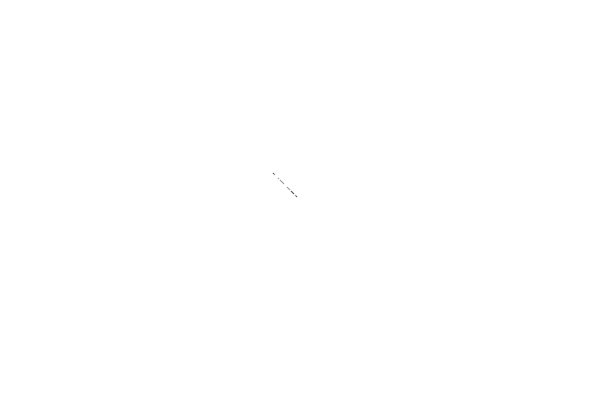
Frame 1 (no input)
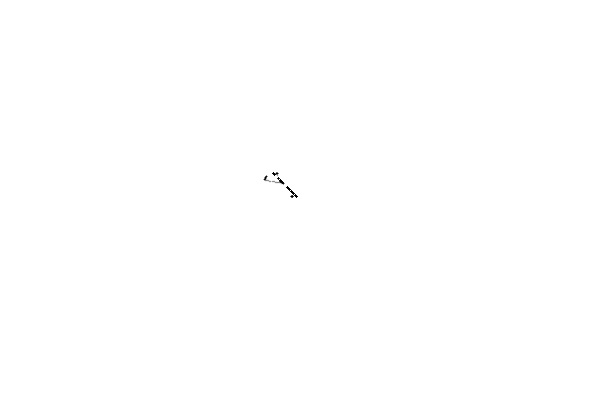
Frame 60 (the mouse pressed at the canvas centre just before this capture)
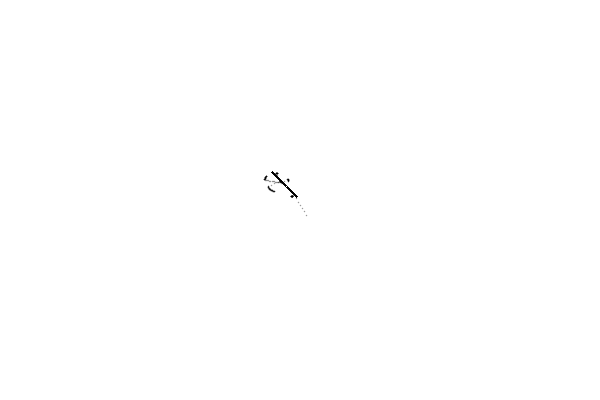
Frame 120 (the mouse held since frame 60 and released just before this capture)

The Processing sketch that drew these frames (run headless with seeded random() and noise(); from frame 60 on, the mouse is pressed at the canvas centre):

// Processing sketch: processing_57677
// ── processing_57677.pde

int num=20;
PDrawing[] pd=new PDrawing[num];

void setup() {
  size(600, 400);
  background(255);
  smooth();
  stroke(0, 100);
  strokeWeight(1.5);
  for (int i=0; i<num; i++) {
    pd[i]=new PDrawing(0, 0, random(-2, 2), random(-2, 2), 
    random(360), random(-2, 2), random(2, 30));
  }
}

void draw() {
  translate(width/2, height/2);
  for (int i=0; i<num; i++) {
    pd[i].update();
    pd[i].display();
  }
}

void mousePressed() {
  background(255);
  for (int i=0; i<num; i++) {
    pd[i]=new PDrawing(0, 0, random(-2, 2), random(-2, 2), 
    random(360), random(-2, 2), random(2, 30));
  }
}

class PDrawing {
  float X, Y, amX, amY, angle, anAm, anL;
  PDrawing(float nX, float nY, float nAmX, float nAmY, float nAngle, float nAnAm, 
  float nAnL) {
    X=nX;
    Y=nY;
    amX=nAmX;
    amY=nAmY;
    angle=nAngle;
    anAm=nAnAm;
    anL=nAnL;
  }

  void update() {
    if (X>100 || X<-100) {
      amX=-amX;
      amX=random(-0.2, 0.2);
    }
    if (Y>100 || Y<-100) {
      amY=-amY;
      amY=random(-0.2, 0.2);
    }
    if (angle>360 || angle<0) {
      X=X+amX;
      Y=Y+amY;
      anAm=-anAm;
      anAm=random(-2, 2);
    }
    angle=angle+anAm;
  }

  void display() {
    pushMatrix();
    translate(X-anL, Y-anL);
    rotate(radians(angle));
    point(X, Y);
    popMatrix();
  }
}
